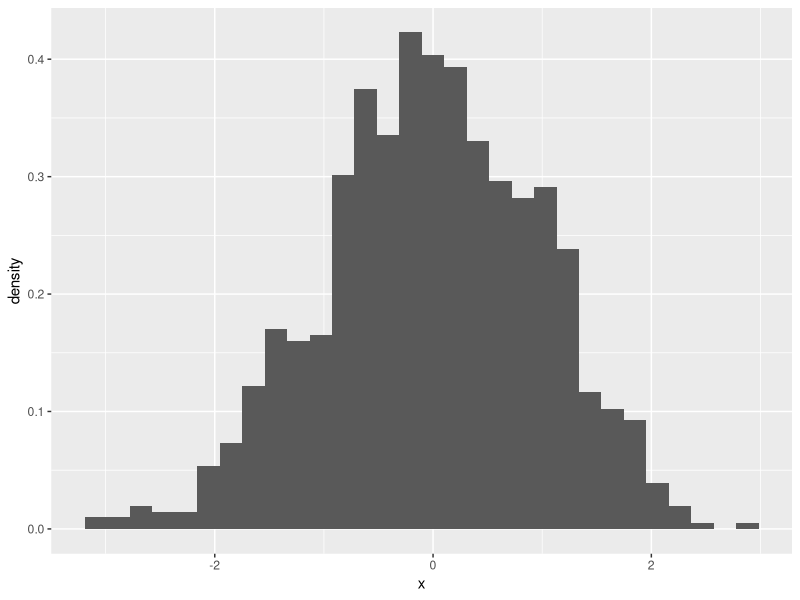

Generate this figure with R:
## ---- chunk 1
library(tidyverse)
df <- tibble(x = rnorm(1000))
ggplot(df) +
  geom_histogram(aes(x = x, y = ..density..))
